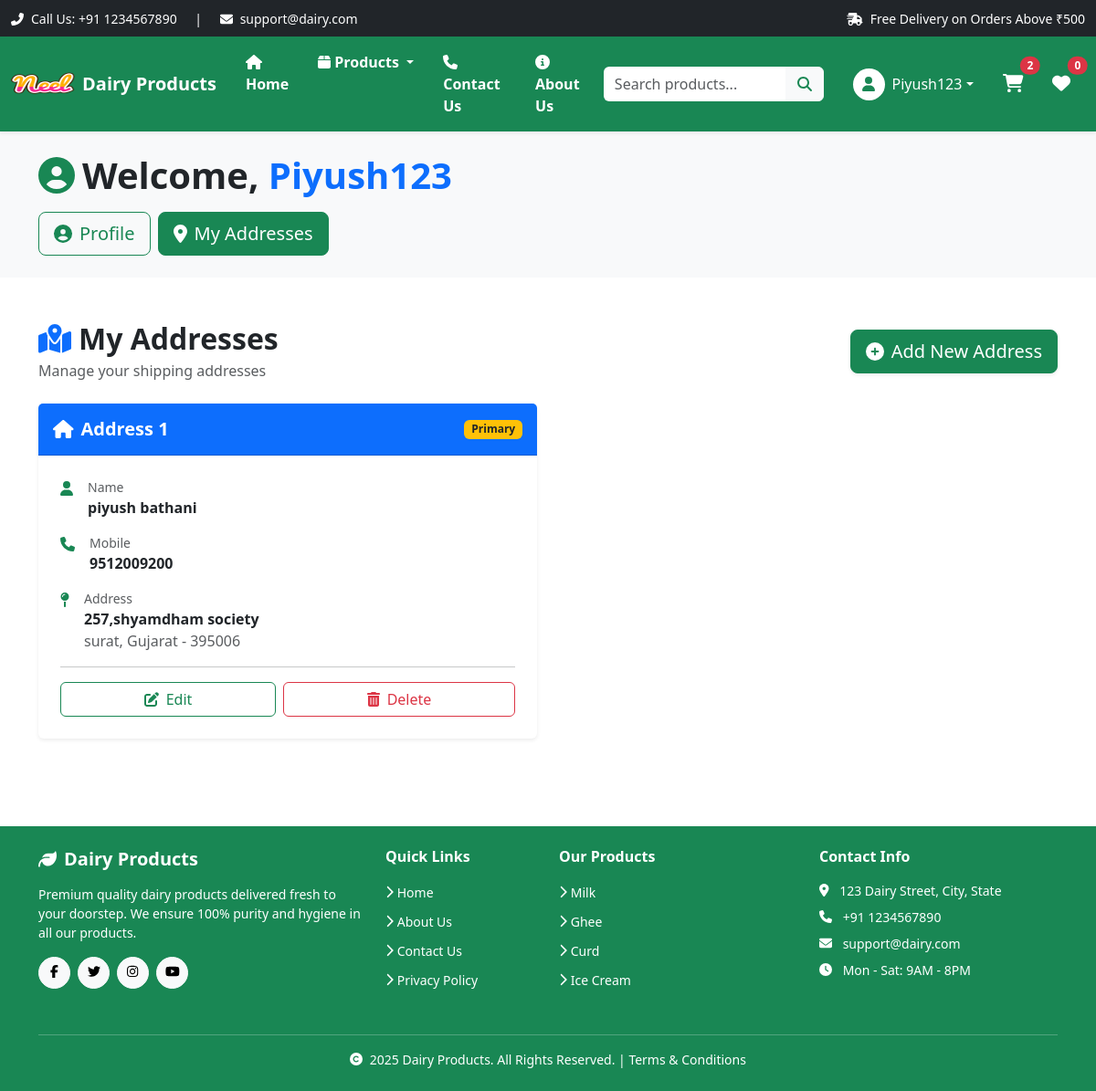
Page /address/ (signed in) on the earlier database version.
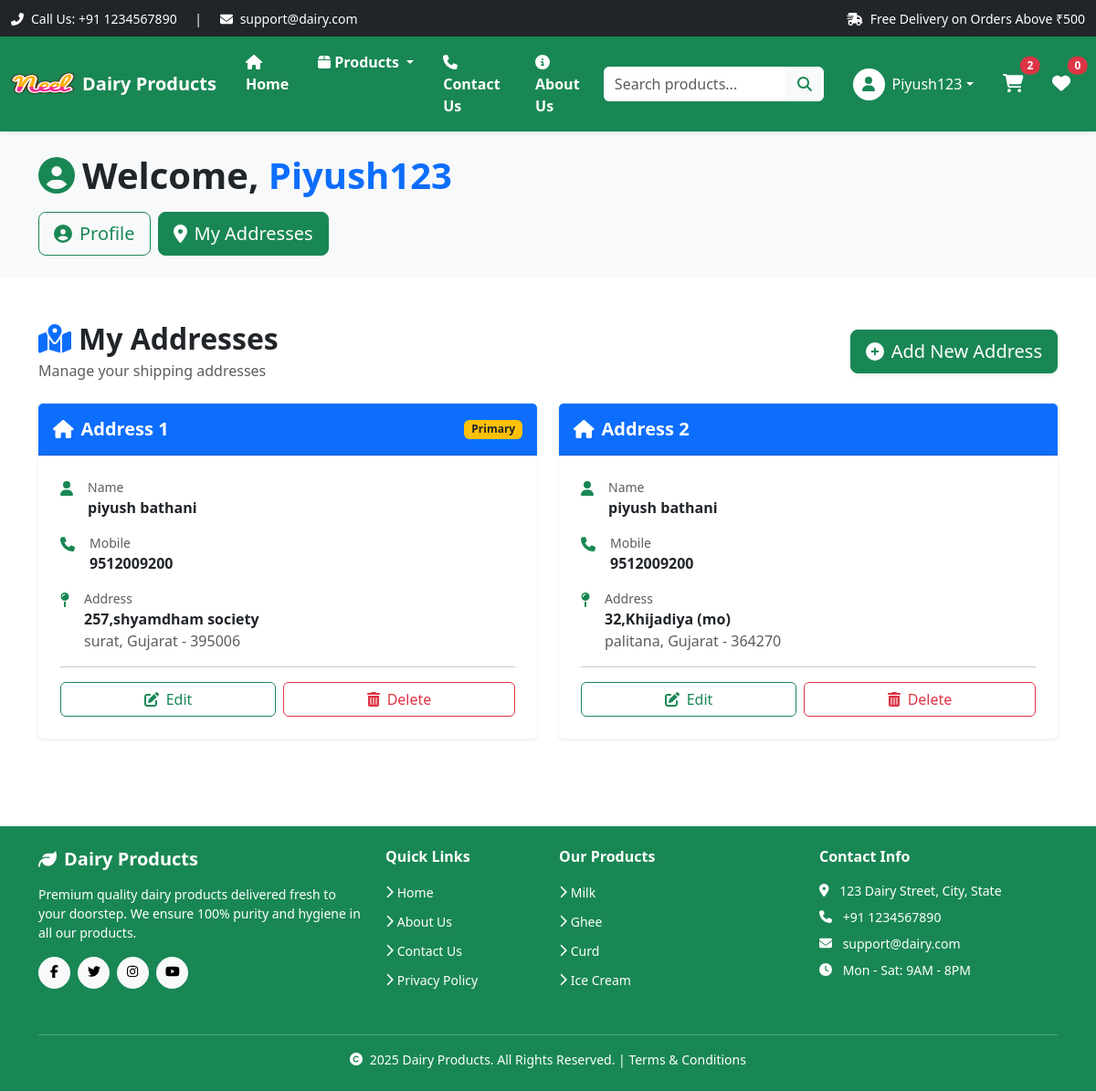
Same page on the later database version.
### app/models.py (models this page shows, shortened)
class Customer(models.Model):
    user = models.ForeignKey(User, on_delete=models.CASCADE)
    name = models.CharField(max_length=200)
    locality = models.CharField(max_length=200)
    city = models.CharField(max_length=50)
    mobile = models.CharField(max_length=10)
    zipcode = models.CharField(max_length=10)
    state = models.CharField(choices=STATE_CHOICES, max_length=50)

### app/views.py (the view)
# urls.py: path('address/', views.customer_address, name='customer-address'),
def customer_address(request):
    add = Customer.objects.filter(user=request.user)
    return render(request, 'app/customeraddress.html', locals())

### app/templates/app/customeraddress.html (shortened to what the changed rows need)
{% extends 'app/layout.html' %}
{% load static %}
{% block content %}
<div class="bg-light py-4 mb-4">
  <div class="container">
    <div class="row">
      <div class="col-12">
        <h1 class="display-6 fw-bold text-dark mb-3">
          <i class="fas fa-user-circle text-success me-2"></i>Welcome, <span class="text-capitalize text-primary">{{ request.user }}</span>
        </h1>
      </div>
    </div>
  </div>
</div>
<div class="container my-5">
    <div class="row">
      <div class="col-12">
      <div class="d-flex justify-content-between align-items-center mb-4">
        <div>
          <h2 class="fw-bold mb-1">
            <i class="fas fa-map-marked-alt text-primary me-2"></i>My Addresses
          </h2>
        </div>
      </div>
      {% if add %}
        <div class="row row-cols-1 row-cols-lg-2 g-4">
          {% for ad in add %}
            <div class="col">
              <div class="card h-100 border-0 shadow-sm">
                <div class="card-header bg-primary text-white py-3">
                  <div class="d-flex justify-content-between align-items-center">
                    <h5 class="mb-0 fw-bold">
                      <i class="fas fa-home me-2"></i>Address {{ forloop.counter }}
                    </h5>
                    {% if forloop.first %}
                      <span class="badge bg-warning text-dark">Primary</span>
                    {% endif %}
                  </div>
                </div>
                <div class="card-body p-4">
                  <div class="mb-3">
                    <div class="d-flex align-items-start mb-2">
                      <i class="fas fa-user text-success me-3 mt-1"></i>
                      <div>
                        <small class="text-muted d-block">Name</small>
                        <p class="mb-0 fw-semibold">{{ ad.name }}</p>
                      </div>
                    </div>
                  </div>
                  <div class="mb-3">
                    <div class="d-flex align-items-start mb-2">
                      <i class="fas fa-phone text-success me-3 mt-1"></i>
                      <div>
                        <small class="text-muted d-block">Mobile</small>
                        <p class="mb-0 fw-semibold">{{ ad.mobile }}</p>
                      </div>
                    </div>
                  </div>
                  <div class="mb-3">
                    <div class="d-flex align-items-start mb-2">
                      <i class="fas fa-map-pin text-success me-3 mt-1"></i>
                      <div>
                        <small class="text-muted d-block">Address</small>
                        <p class="mb-0 fw-semibold">{{ ad.locality }}</p>
                        <p class="mb-0 text-muted">{{ ad.city }}, {{ ad.state }} - {{ ad.zipcode }}</p>
                      </div>
                    </div>
                  </div>
                  <hr class="my-3">
                  <div class="d-flex gap-2 justify-content-end">
                    <a href="{% url 'update-address' ad.id %}"
                       class="btn btn-outline-success flex-fill">
                       <i class="fas fa-edit me-2"></i>Edit
                    </a>
                    <form action="{% url 'delete-address' ad.id %}" method="POST" class="flex-fill">
                      <button type="submit" class="btn btn-outline-danger w-100" onclick="return confirm('Are you sure you want to delete this address?')">
                        <i class="fas fa-trash-alt me-2"></i>Delete
                      </button>
                    </form>
                  </div>
                </div>
              </div>
            </div>
          {% endfor %}
        </div>
      {% endif %}
      </div>
    </div>
  </div>
{% endblock %}

Differences in the rows shown:
added Customer: name "piyush bathani", mobile "9512009200", locality "32,Khijadiya (mo)", city "palitana", state "Gujarat", zipcode "364270"
